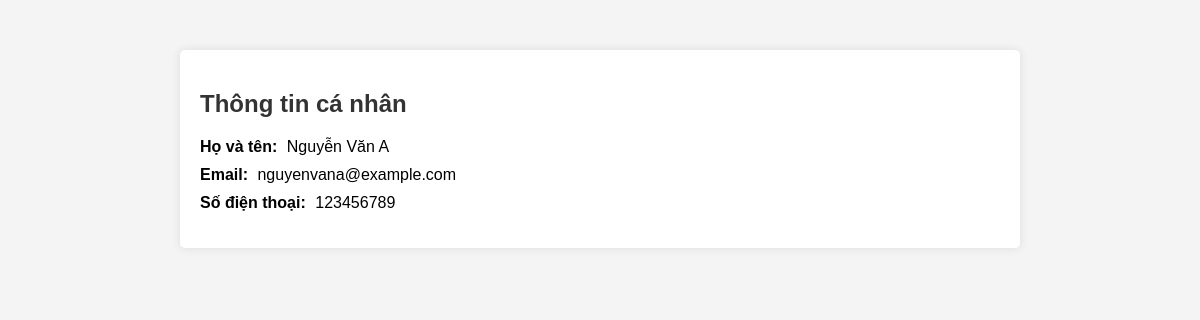
Page /thong_tin_ca_nhan.php on the committed database.
### tables this page shows
CREATE TABLE `students` (
  `student_id` int(11) NOT NULL,
  `user_id` int(11) DEFAULT NULL,
  `full_name` varchar(255) NOT NULL,
  `email` varchar(100) DEFAULT NULL,
  `phone_number` varchar(20) DEFAULT NULL,
  `room_id` int(11) DEFAULT NULL,
  `created_at` timestamp NOT NULL DEFAULT current_timestamp()
);

### thong_tin_ca_nhan.php (the view, shortened to what this page needs)
<?php
include 'connect.php';
$student_id = 1;
$query = "SELECT full_name, email, phone_number FROM students WHERE student_id = $student_id";
$result = $conn->query($query);
if ($result->num_rows > 0) {
    while ($row = $result->fetch_assoc()) {
        $full_name = $row['full_name'];
        $email = $row['email'];
        $phone_number = $row['phone_number'];
    }
} else {
    echo "Không tìm thấy thông tin cá nhân.";
}
?>
<!DOCTYPE html>
<html lang="vi">
<head>
</head>
<body>
    <div class="container">
        <h2>Thông tin cá nhân</h2>
        <ul>
            <li><strong>Họ và tên:</strong> <?php echo $full_name; ?></li>
            <li><strong>Email:</strong> <?php echo $email; ?></li>
            <li><strong>Số điện thoại:</strong> <?php echo $phone_number; ?></li>
        </ul>
    </div>
</body>
</html>

### thong_tin_ca_nhan.php (style rules this page uses)
body { font-family: Arial, sans-serif; background-color: #f4f4f4; margin: 0; padding: 0; }
.container { max-width: 800px; margin: 50px auto; background-color: #fff; padding: 20px; border-radius: 5px; box-shadow: 0 0 10px rgba(0, 0, 0, 0.1); }
h2 { color: #333; }
ul { list-style-type: none; padding: 0; }
li { margin-bottom: 10px; }
li strong { font-weight: bold; margin-right: 5px; }

### rows in the picture
students: full_name "Nguyễn Văn A", email "nguyenvana@example.com", phone_number "123456789"
